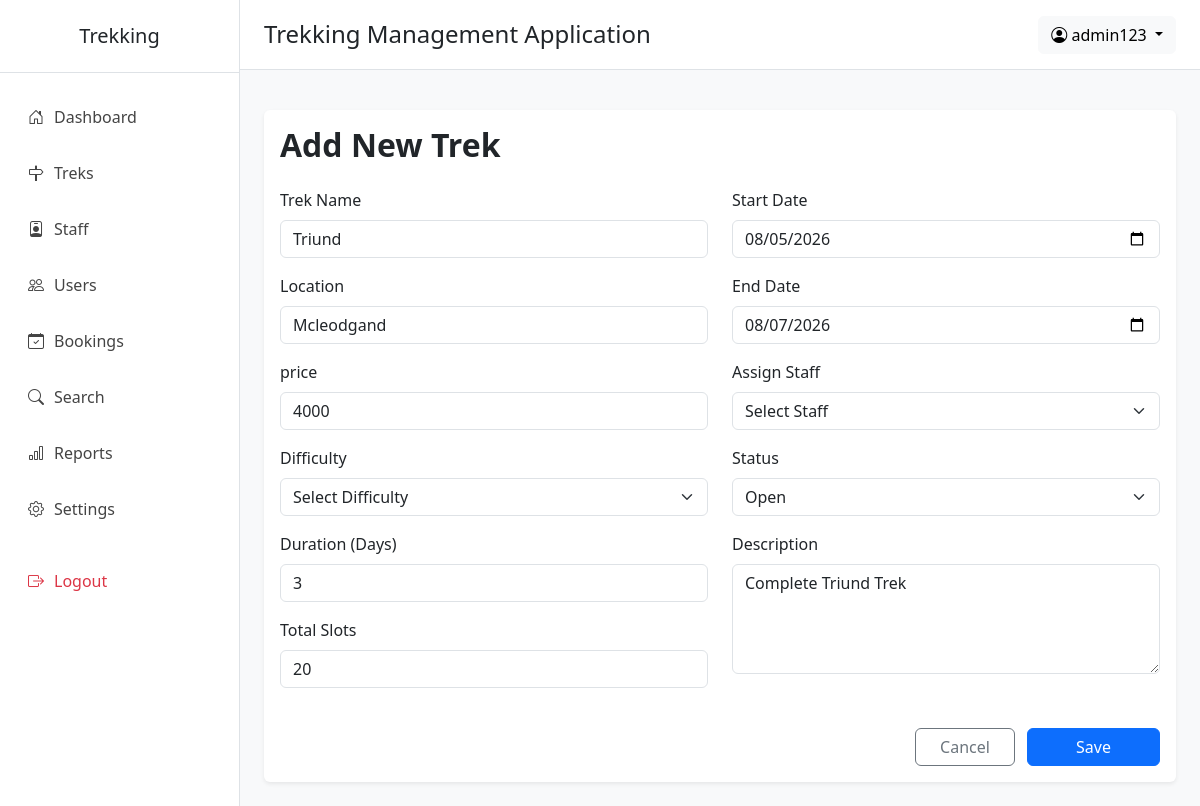
The app's page /edit/trek/1 (signed in) with its own data.
### application/models.py (models this page shows)
class User(db.Model):
    __tablename__="users"
    id=db.Column(db.Integer(),primary_key=True,autoincrement=True)
    name=db.Column(db.String(),nullable=False)
    email=db.Column(db.String(),nullable=False,unique=True)
    password=db.Column(db.String(),nullable=False)
    contact=db.Column(db.String(),nullable=True)
    role=db.Column(db.String(),default="user")       # admin | user | staff
    status=db.Column(db.String(),default="active")   # active | blacklisted | pending | rejected
    created_at=db.Column(db.DateTime(),server_default=db.func.now())
    updated_at=db.Column(db.DateTime(),server_default=db.func.now(),onupdate=db.func.now())
    staff_profile = db.relationship(
        "Staff",
        backref="user",
        uselist=False,
        foreign_keys="Staff.userid"
    )
    bookings = db.relationship(
        "Booking",
        backref="user",
        cascade="all, delete-orphan"
    )

class Trek(db.Model):
    __tablename__="treks"
    id = db.Column(db.Integer(),primary_key=True)
    name = db.Column(db.String(),nullable=False)
    location = db.Column(db.String(),nullable=False)
    price=db.Column(db.Integer(),nullable=False)
    difficulty = db.Column(db.String(),nullable=False) # Easy | Medium | Hard
    duration_days = db.Column(db.Integer(),nullable=False)
    total_slots = db.Column(db.Integer(),nullable=False)
    avl_slots = db.Column(db.Integer(),nullable=False)
    assigned_staff_id = db.Column(db.Integer(),db.ForeignKey("staff.id"),nullable=True)
    status = db.Column(db.String(),default="open") #  open | closed | started | completed
    start_date = db.Column(db.DateTime(),nullable=False)
    end_date = db.Column(db.DateTime(),nullable=False)
    desc = db.Column(db.String(),nullable=True)
    created_by = db.Column(db.Integer(),db.ForeignKey("users.id"),nullable=False)
    created_at = db.Column(db.DateTime(),server_default=db.func.now())
    updated_at = db.Column(db.DateTime(),server_default=db.func.now(),onupdate=db.func.now())
    bookings = db.relationship(
        "Booking",
        backref="trek",
        cascade="all, delete-orphan"
    )

### application/admin_routes.py (the view, shortened to what this page needs)
@app.route("/edit/trek/<int:trek_id>",methods=["GET","POST"])
def edit_trek(trek_id):
    this_trek=Trek.query.filter_by(id=trek_id).first()
    this_admin=User.query.filter_by(id=session["admin_id"]).first()
    ex_staff=Staff.query.join(User,Staff.userid==User.id).all()
    return render_template("admin/edit_trek.html",this_trek=this_trek,this_admin=this_admin,ex_staff=ex_staff)

### templates/admin/edit_trek.html (shortened to what this page needs)
{% extends "admin/base.html" %}
{% block content %}
<div class="card shadow-sm border-0">
        <div class="card-body">
            <h2 class="fw-bold mb-4">Add New Trek</h2>
            <form action="/edit/trek/{{this_trek.id}}" method="post">
                <div class="row">
                    <div class="col-md-6">
                        <div class="mb-3">
                            <label class="form-label">Trek Name</label>
                            <input type="text" name="name" value="{{this_trek.name}}" class="form-control">
                        </div>
                        <div class="mb-3">
                            <label class="form-label">Location</label>
                            <input type="text" name="location" value="{{this_trek.location}}" class="form-control">
                        </div>
                        <div class="mb-3">
                            <label class="form-label">price</label>
                            <input type="text" name="price" value="{{this_trek.price}}" class="form-control">
                        </div>
                        <div class="mb-3">
                            <label class="form-label">Difficulty</label>
                            <select name="difficulty" class="form-select">
                                <option selected>Select Difficulty</option>
                            </select>
                        </div>
                        <div class="mb-3">
                            <label class="form-label">Duration (Days)</label>
                            <input type="number" value="{{this_trek.duration_days}}" name="duration" class="form-control">
                        </div>
                        <div class="mb-3">
                            <label class="form-label">Total Slots</label>
                            <input type="number" name="total_slots" value="{{this_trek.total_slots}}" class="form-control">
                        </div>
                    </div>
                    <div class="col-md-6">
                        <div class="mb-3">
                            <label class="form-label">Start Date</label>
                            <input type="date" name="start_date" value="{{ this_trek.start_date.strftime('%Y-%m-%d') }}" class="form-control">
                        </div>
                        <div class="mb-3">
                            <label class="form-label">End Date</label>
                            <input type="date" name="end_date" value="{{ this_trek.end_date.strftime('%Y-%m-%d') }}" class="form-control">
                        </div>
                        <div class="mb-3">
                            <label class="form-label">Assign Staff</label>
                            <select name="staff" class="form-select">
                                <option selected>Select Staff</option>
                            </select>
                        </div>
                        <div class="mb-3">
                            <label class="form-label">Status</label>
                            <select name="status" class="form-select">
                                <option value="open" selected>Open</option>
                            </select>
                        </div>
                        <div class="mb-3">
                            <label class="form-label">Description</label>
                            <textarea
                                name="desc"
                                rows="4"
                                class="form-control"
                            >{{this_trek.desc}}</textarea>
                        </div>
                    </div>
                </div>
                <div class="text-end mt-4">
                    <button
                        type="reset"
                        class="btn btn-outline-secondary px-4 me-2">
                        Cancel
                    </button>
                    <button
                        type="submit"
                        class="btn btn-primary px-5">
                        Save
                    </button>
                </div>
            </form>
        </div>
    </div>
{% endblock %}

### templates/admin/base.html (shortened to what this page needs)
<!DOCTYPE html>
<html lang="en">
<head>
    <link href="https://cdn.jsdelivr.net/npm/bootstrap@5.3.8/dist/css/bootstrap.min.css" rel="stylesheet">
    <link href="https://cdn.jsdelivr.net/npm/bootstrap-icons@1.11.3/font/bootstrap-icons.css" rel="stylesheet">
</head>
<body>
<div class="d-flex">
    <div class="sidebar">
        <h5 class="text-center py-4 border-bottom">
            Trekking
        </h5>
        <ul class="nav flex-column mt-3">
            <li class="nav-item">
                <a class="nav-link {% if request.path == '/admin/dashboard' %}active{% endif %}" href="/admin/dashboard">
                    <i class="bi bi-house-door"></i>Dashboard
                </a>
            </li>
            <li class="nav-item">
                <a class="nav-link {% if '/admin/trek' in request.path %}active{% endif %}" href="/admin/treks">
                    <i class="bi bi-signpost"></i>Treks
                </a>
            </li>
            <li class="nav-item">
                <a class="nav-link {% if '/admin/staff' in request.path %}active{% endif %}" href="/admin/staff">
                    <i class="bi bi-person-badge"></i>Staff
                </a>
            </li>
            <li class="nav-item">
                <a class="nav-link {% if '/admin/users' in request.path %}active{% endif %}" href="/admin/users">
                    <i class="bi bi-people"></i>Users
                </a>
            </li>
            <li class="nav-item">
                <a class="nav-link {% if '/admin/booking' in request.path %}active{% endif %}" href="/admin/all/booking">
                    <i class="bi bi-calendar-check"></i>Bookings
                </a>
            </li>
            <li class="nav-item">
                <a class="nav-link" href="/admin/search">
                    <i class="bi bi-search"></i>Search
                </a>
            </li>
            <li class="nav-item">
                <a class="nav-link" href="/admin/reports">
                    <i class="bi bi-bar-chart"></i>Reports
                </a>
            </li>
            <li class="nav-item">
                <a class="nav-link" href="/admin/settings">
                    <i class="bi bi-gear"></i>Settings
                </a>
            </li>
            <li class="nav-item mt-3">
                <a class="nav-link text-danger" href="/logout">
                    <i class="bi bi-box-arrow-right"></i>Logout
                </a>
            </li>
        </ul>
    </div>
    <div class="flex-grow-1">
        <nav class="navbar topbar px-4">
            <h4 class="mb-0">
                Trekking Management Application
            </h4>
            <div class="dropdown">
                <button class="btn btn-light dropdown-toggle"
                        data-bs-toggle="dropdown">
                    <i class="bi bi-person-circle"></i>
                    {{ this_admin.name }}
                </button>
            </div>
        </nav>
        <div class="container-fluid p-4">
            {% block content %}
            {% endblock %}
        </div>
    </div>
</div>
</body>
</html>

### templates/admin/base.html (style rules this page uses)
body { background:#f8f9fa; overflow-x:hidden; }
.sidebar { width:240px; min-height:100vh; background:#fff; border-right:1px solid #dee2e6; }
.sidebar .nav-link { color:#444; padding:12px 18px; border-radius:8px; margin:4px 10px; font-weight:500; transition:.3s; }
.sidebar i { margin-right:10px; }
.topbar { background:#fff; border-bottom:1px solid #dee2e6; height:70px; }

### records on screen
User: name "admin123"
Trek: name "Triund", location "Mcleodgand", price "4000", duration "3", total_slots "20", start_date "08/05/2026", end_date "08/07/2026", desc "Complete Triund Trek"
